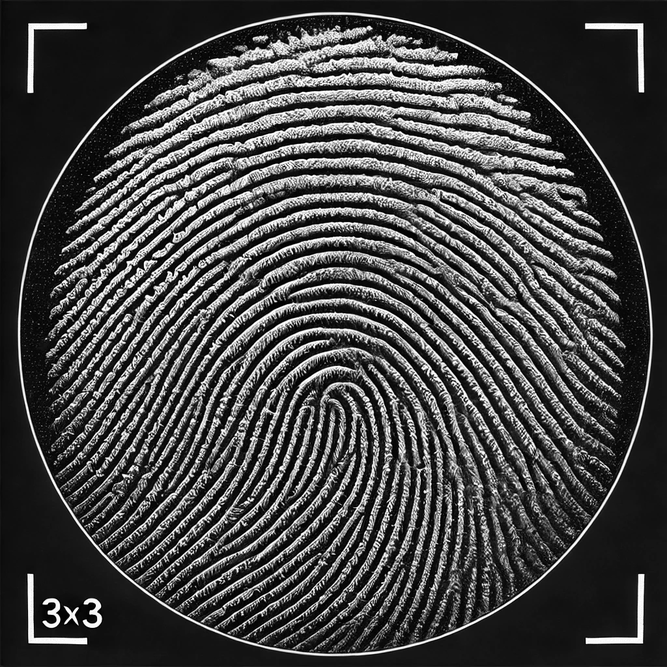
#> input picture lab3/pictures_src/fingerprint_semitone.png, 667 x 667 px, shrunk from 1024 x 1024 before the run
$ python main.py
#> lines starting #> are read from the running program, lines starting #| are printed output that depends on the picture
### lab3/my_io.py
from PIL import Image
import numpy as np
from os import path


# [14 lines left out: function safe_number_input, not called in this run]


def prompt(variants: dict):
    for number, variant in enumerate(variants.keys(), 1):
        print(f'{number} - {variant}')
    input_correct = False
    user_input = 0
    while not input_correct:
        try:
            user_input = int(input('> '))
            if user_input <= 0 or user_input > len(variants):
                raise ValueError
            input_correct = True
        except ValueError:
            print("Введите корректное значение")
#> this loop made 1 pass; the answer given on pass 1: 3
    return dict(enumerate(variants.values(), 1))[user_input]


def image_to_np_array(image_name: str) -> np.array:
#> called with image_name = 'fingerprint_semitone.png'
    img_src = Image.open(path.join('pictures_src', image_name)).convert('L')
#> img_src is the input picture: PIL image 667x667 L; min 0, max 255, mean 70.1
    return np.array(img_src)

### lab3/median_filter.py
import numpy as np


def median_filter_sparse_cross(img):

    mask = np.array([
        [0, 0, 1, 0, 0],
        [0, 0, 1, 0, 0],
        [1, 1, 1, 1, 1],
        [0, 0, 1, 0, 0],
        [0, 0, 1, 0, 0]
    ], dtype=np.uint8)


    rows, cols = np.where(mask == 1)
    offsets = list(zip(rows - 2, cols - 2))


    result = np.zeros_like(img)


    for y in range(2, img.shape[0] - 2):
        for x in range(2, img.shape[1] - 2):

            values = [img[y + dy, x + dx] for dy, dx in offsets]

            result[y, x] = np.median(values)
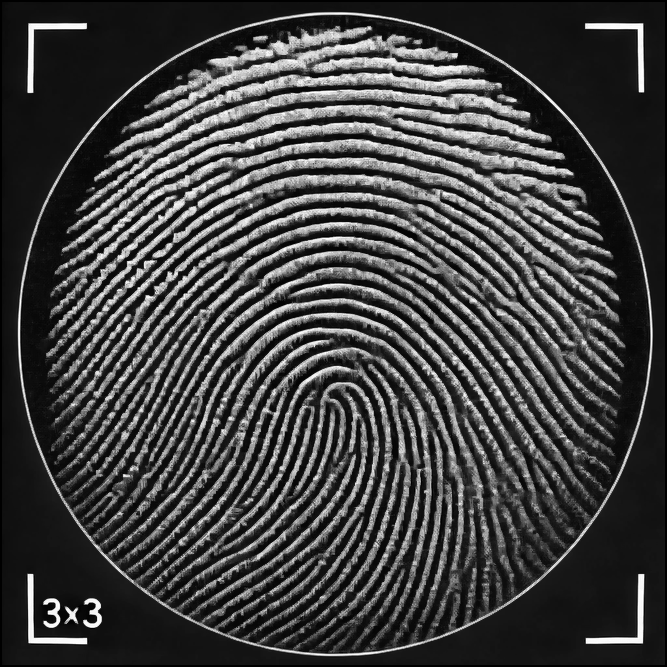
#> result: shape (667, 667); min 0, max 255, mean 66.2

    return result


# [2 lines that do not run on import are left out]

### lab3/difference.py
import numpy as np


def difference_image(img1: np.array, img2: np.array) -> np.array:
    return img1 - img2
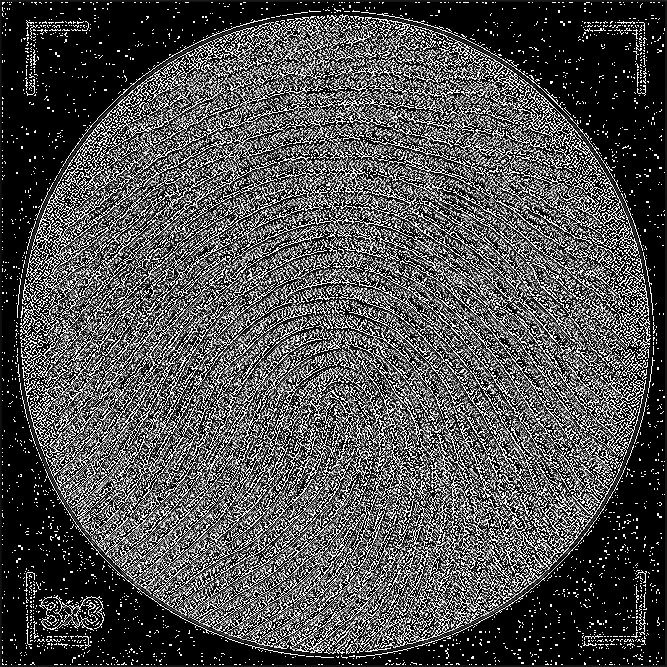
#> returned value: shape (667, 667); min 0, max 255, mean 79

### lab3/main.py
import sys
import os

# Добавляем текущую директорию в sys.path
sys.path.append(os.path.dirname(os.path.abspath(__file__)))

from median_filter import median_filter_sparse_cross
from difference import difference_image
from my_io import prompt, image_to_np_array, path, Image

images = {
    'game': 'game_bin.png',
    'Tiger': 'tiger_bin.png',
    'Fingerprint': 'fingerprint_semitone.png',
    'Man': 'man_bin.png',
    'Photo': 'photo_semitone.png',
    'Text': 'text_bin.png',
    'Xray': 'xray_semitone.png'
}

if __name__ == '__main__':
    print('Выберите изображение:')
    selected_image = prompt(images)
    img = image_to_np_array(selected_image)

    res_img = median_filter_sparse_cross(img)  # Применяем медианный фильтр
    difference = difference_image(img, res_img)

    res_img = Image.fromarray(res_img, 'L')
    difference = Image.fromarray(difference, 'L')

    difference.save(path.join('differential_pictures', selected_image))
    print('Введите название сохраненного изображения (оставьте пустым, чтобы не сохранять)')
    selected_path = input()
#> the answer given: differential_pictures/game_bin.png
    if selected_path:
        res_img.save(path.join('pictures_results', selected_path))

$ run again, with lab3/differential_pictures/gorshok_bin.png copied over lab3/pictures_src/fingerprint_semitone.png
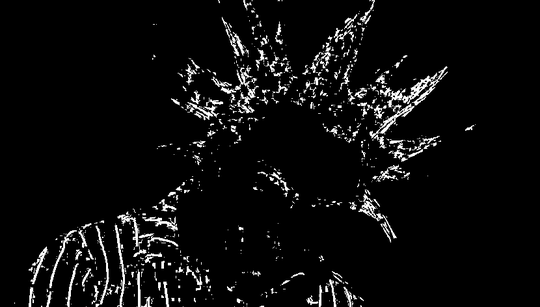
#> input picture lab3/differential_pictures/gorshok_bin.png, 540 x 307 px, shrunk from 830 x 472 before the run
#> the loop in prompt, `while not input_correct:` made 1 pass; the answer given on pass 1: 3
#> in image_to_np_array, img_src is the input picture: PIL image 540x307 L; min 0, max 255, mean 12.5
#> after the loop in median_filter_sparse_cross, `for y in range(2, img.shape[0] - 2):`:
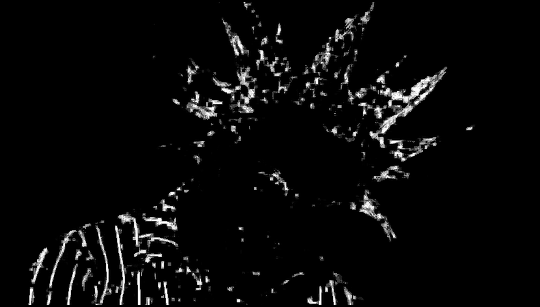
#> result: shape (307, 540); min 0, max 255, mean 9.4
#> in difference_image, `return img1 - img2`:
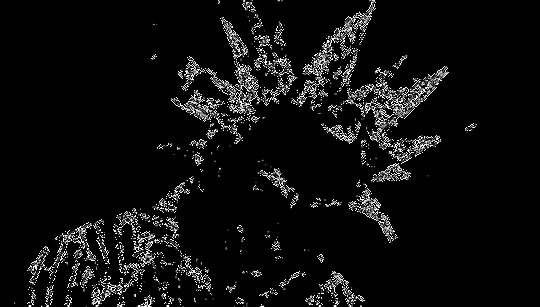
#> returned value: shape (307, 540); min 0, max 255, mean 14.2
